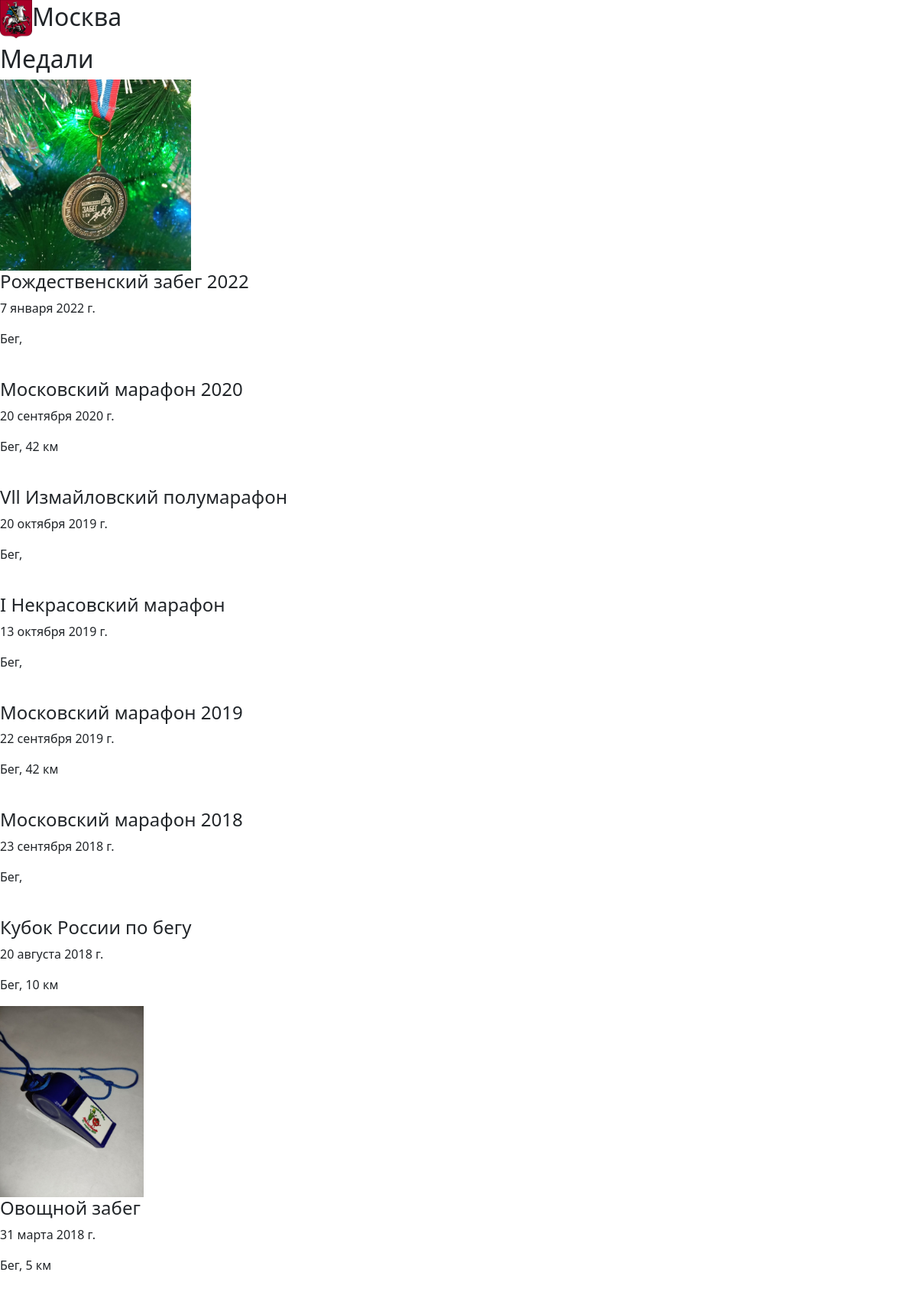
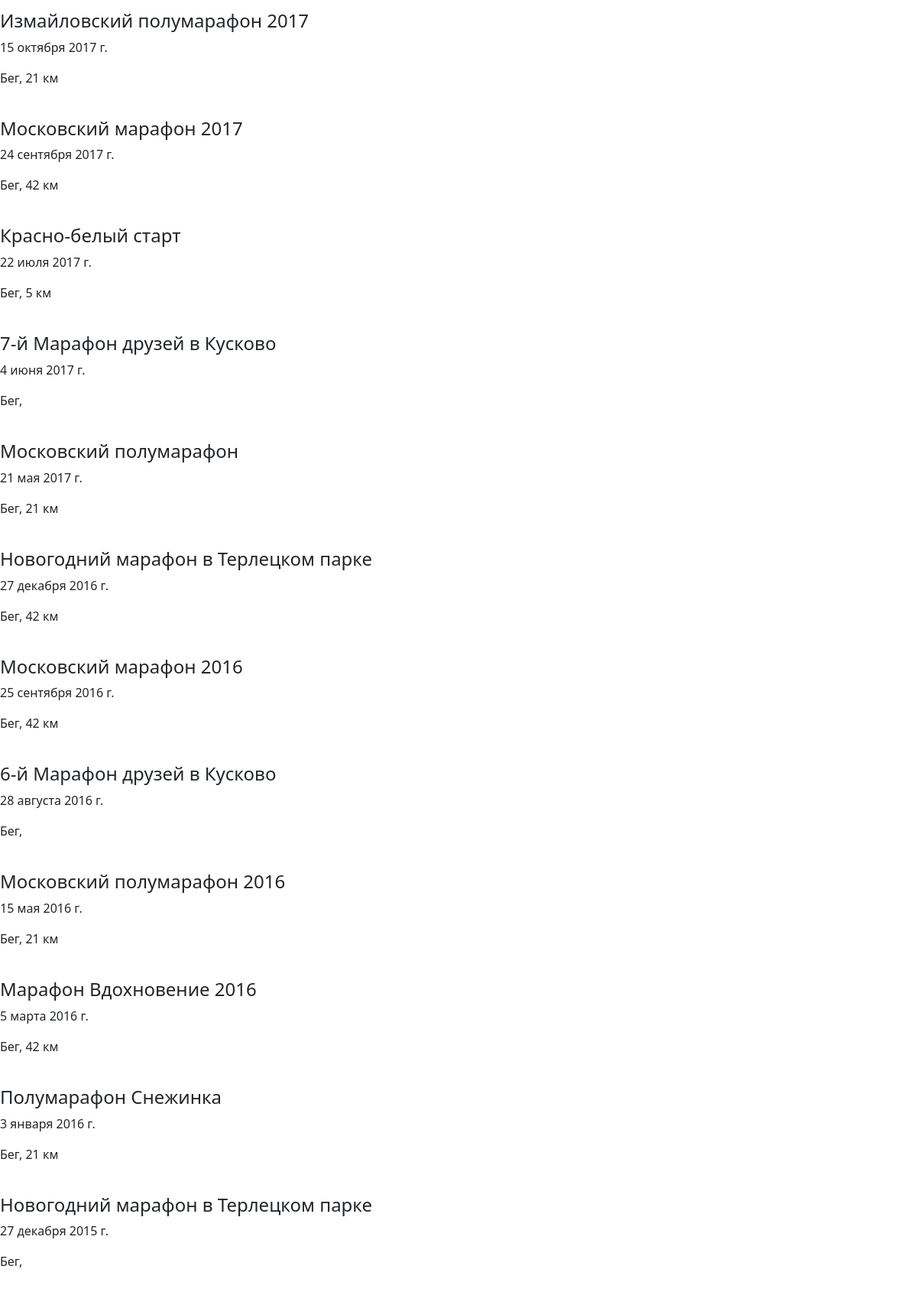
Page /city/1 (upper part) on the committed database (2 pictures, top to bottom).
### medals/models.py (models this page shows, shortened)
class City(models.Model):
    country = models.ForeignKey(Country, on_delete = models.CASCADE)
    region = ChainedForeignKey(
        Region,
        chained_field = "country",
        chained_model_field = "country",
        show_all=False,
        auto_choose=True,
        sort=True,
        blank=True, null=True,)
    name = models.CharField(max_length = 200)
    count = models.IntegerField(default = 0)
    flag_path = models.ImageField(blank = True, upload_to='static/images/flags/cities')

class Medal(models.Model):
    country = models.ForeignKey(Country, on_delete = models.CASCADE)
    region = ChainedForeignKey(
        Region,
        chained_field = "country",
        chained_model_field = "country",
        show_all=False,
        auto_choose=True,
        sort=True,
        blank=True, null=True)
    city = ChainedForeignKey(
        City,
        chained_field = "country",
        chained_model_field = "country",
        show_all=True,
        auto_choose=True,
        sort=True)
    sport = models.ForeignKey(Sport, on_delete = models.CASCADE, to_field='name', default='Бег')
    series = ChainedForeignKey(
        Series,
        chained_field = "org",
        chained_model_field = "org",
        show_all=True,
        auto_choose=False,
        sort=True,
        blank=True, null=True,)
    org = models.ForeignKey(Org, on_delete = models.CASCADE, blank = True, null=True)
    name = models.CharField(max_length = 200)
    date_added = models.DateField(auto_now = True)
    date = models.DateField(auto_now = False)
    distance = models.CharField(blank = True, max_length = 15)
    photo = models.ImageField(upload_to='static/images/medals/')
    photo_second = models.ImageField(blank = True, upload_to='static/images/medals')
    likes = models.IntegerField(default = 0)
    added_by = models.CharField(blank = True, max_length = 200, default='fatum')
    credentials = models.CharField(blank = True, max_length = 200, default='@fa_tum')

class Sport(models.Model):
    name = models.CharField(max_length = 200, unique = True)
    count = models.IntegerField(default = 0)
    descriprion = models.TextField(blank = True)
    logo = models.FileField(blank = True, upload_to='static/images/logos/sports')
    def __str__(self):
        return self.name

### medals/views.py (the view)
# urls.py: path('city/<int:id>', views.city),
def city(request, id):
    city = City.objects.get(id=id)
    medals = Medal.objects.filter(city = id).order_by('-date')
    return render(request, 'medals/city.html', context={"city": city, "medals": medals})

### templates/medals/city.html (shortened to what this page needs)
<!DOCTYPE html>
{% load static %}
<html>
<head>
  <link href="https://cdn.jsdelivr.net/npm/bootstrap@5.1.3/dist/css/bootstrap.min.css" rel="stylesheet">
</head>
<body>
  <h2><img src="../{{ city.flag_path }}" height=50></img>{{city.name}}</h2>
<h2>Медали</h2>
{% if medals.count > 0 %}
  {% for medal in medals %}
      <div>
        <img src="../{{ medal.photo}}" alt="" height=250>
        <h4>{{medal.name}}</h4>
        <p>{{medal.date}}</p>
        <p>{{medal.sport}}, {{medal.distance}}</p>
      </div>
  {% endfor %}
{% endif %}
</body>
</html>

### rows in the picture
City: flag_path (picture), name "Москва"
Medal: photo (picture), name "Рождественский забег 2022", date "7 января 2022 г.", sport "Бег"
Medal: name "Московский марафон 2020", date "20 сентября 2020 г.", sport "Бег", distance "42 км"
Medal: name "Vll Измайловский полумарафон", date "20 октября 2019 г.", sport "Бег"
Medal: name "I Некрасовский марафон", date "13 октября 2019 г.", sport "Бег"
Medal: name "Московский марафон 2019", date "22 сентября 2019 г.", sport "Бег", distance "42 км"
Medal: name "Московский марафон 2018", date "23 сентября 2018 г.", sport "Бег"
Medal: name "Кубок России по бегу", date "20 августа 2018 г.", sport "Бег", distance "10 км"
Medal: photo (picture), name "Овощной забег", date "31 марта 2018 г.", sport "Бег", distance "5 км"
Medal: name "Измайловский полумарафон 2017", date "15 октября 2017 г.", sport "Бег", distance "21 км"
Medal: name "Московский марафон 2017", date "24 сентября 2017 г.", sport "Бег", distance "42 км"
Medal: name "Красно-белый старт", date "22 июля 2017 г.", sport "Бег", distance "5 км"
Medal: name "7-й Марафон друзей в Кусково", date "4 июня 2017 г.", sport "Бег"
Medal: name "Московский полумарафон", date "21 мая 2017 г.", sport "Бег", distance "21 км"
Medal: name "Новогодний марафон в Терлецком парке", date "27 декабря 2016 г.", sport "Бег", distance "42 км"
Medal: name "Московский марафон 2016", date "25 сентября 2016 г.", sport "Бег", distance "42 км"
Medal: name "6-й Марафон друзей в Кусково", date "28 августа 2016 г.", sport "Бег"
Medal: name "Московский полумарафон 2016", date "15 мая 2016 г.", sport "Бег", distance "21 км"
Medal: name "Марафон Вдохновение 2016", date "5 марта 2016 г.", sport "Бег", distance "42 км"
Medal: name "Полумарафон Снежинка", date "3 января 2016 г.", sport "Бег", distance "21 км"
Medal: name "Новогодний марафон в Терлецком парке", date "27 декабря 2015 г.", sport "Бег"
